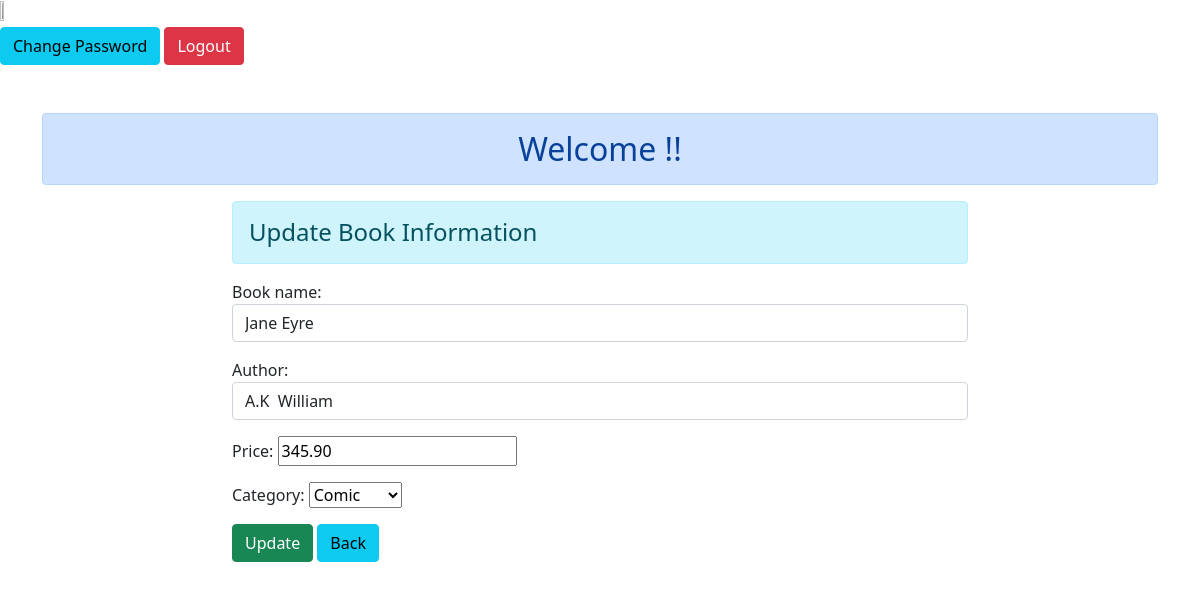
Page /4/ on the committed database.
### authentication/models.py (models this page shows)
class Books(models.Model):
    book_name = models.CharField(max_length=250,default='')
    category = models.CharField(max_length=100, choices=STATUS_CHOICES,default=False)
    author = models.CharField(max_length=30,default='')
    price = models.DecimalField(max_digits=6, decimal_places=2,default =0.00)

### authentication/views.py (the view)
# urls.py: path('<int:id>/',views.update_data, name="updatedata"),
def update_data(request, id):
    if request.method == 'POST':
        pi = Books.objects.get(pk=id)
        fm = BooksRegistration(request.POST, instance=pi)
        if fm.is_valid():
            fm.save()
            messages.success(request, 'Updated Book Detail Successfully!!')
    else:
        pi = Books.objects.get(pk=id)
        fm = BooksRegistration(instance=pi)
    return render(request, 'authentication/update.html' , {'form':fm})

### authentication/forms.py
class BooksRegistration(forms.ModelForm):
    class Meta:
        model = Books
        fields = ['book_name','author','price','category']
        widgets = {
            'book_name':forms.TextInput(attrs={'class':'form-control'}),
            'author':forms.TextInput(attrs={'class':'form-control'}),
            'published_on': forms.DateTimeInput(attrs={'type': 'datetime-local'}),
        }

### authentication/templates/authentication/update.html (shortened to what this page needs)
{% extends 'authentication/base.html' %}
{% block content %}
<div class="row">
    <div class="col-sm-8 offset-2">
        <h4 class="alert alert-info"> Update Book Information </h4>
        <form action="" method="post">
           {{form.as_p}}
           <input type="submit" class="btn btn-success" value="Update">
           <a href="{% url 'addandshow' %}" class="btn btn-info">Back</a>
        </form>
    </div>
</div>
{% endblock content %}

### rows in the picture
Books: book_name "Jane Eyre", author "A.K William", price "345.90", category "Comic"
